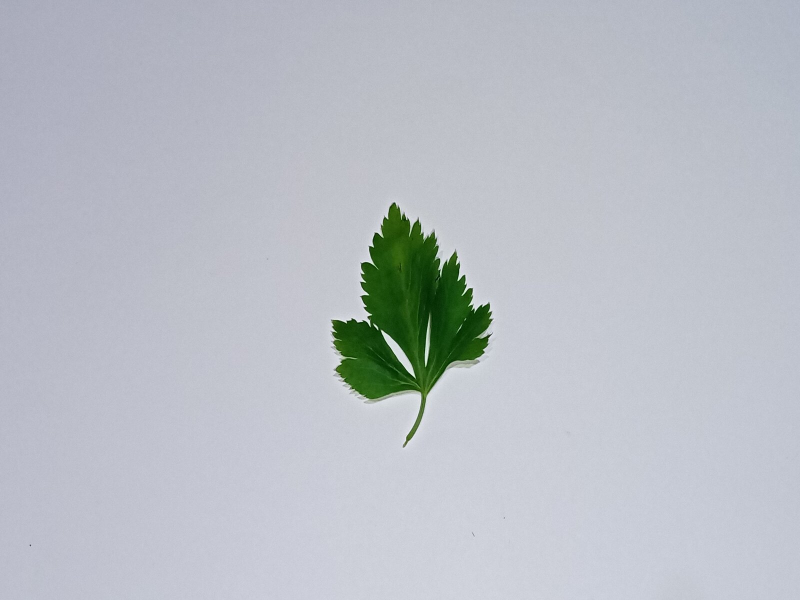
#> input picture Dataset/Tumbuhan/Seledri/001.jpg, 1600 x 1200 px, found by its file name (shown at 1/2 size)
$ python source_awal.py
#> lines starting #> are read from the running program, lines starting #| are printed output that depends on the picture; after the words box and inside, x2 and y2 are one past the last pixel; in counts of white or black regions, pixels touching at a corner belong together
import cv2


image = cv2.imread("Dataset/Seledri/001.jpg")   # membaca image
#> image is the input picture: shape (1200, 1600, 3); mean B, G, R 197.4, 189.9, 185.3
# [18 lines of commented-out code are left out]

cp_image = image.copy()                         # mengcopy image
# [24 lines of commented-out code are left out]

import numpy as np                                # adjust image contrast
# [26 lines of commented-out code are left out]

import glob
imdir = 'Dataset/Seledri/'
ext = ['png', 'jpg', 'gif']    # Add image formats here

files = []
[files.extend(glob.glob(imdir + '*.' + e)) for e in ext]

images = [cv2.imread(file) for file in files]
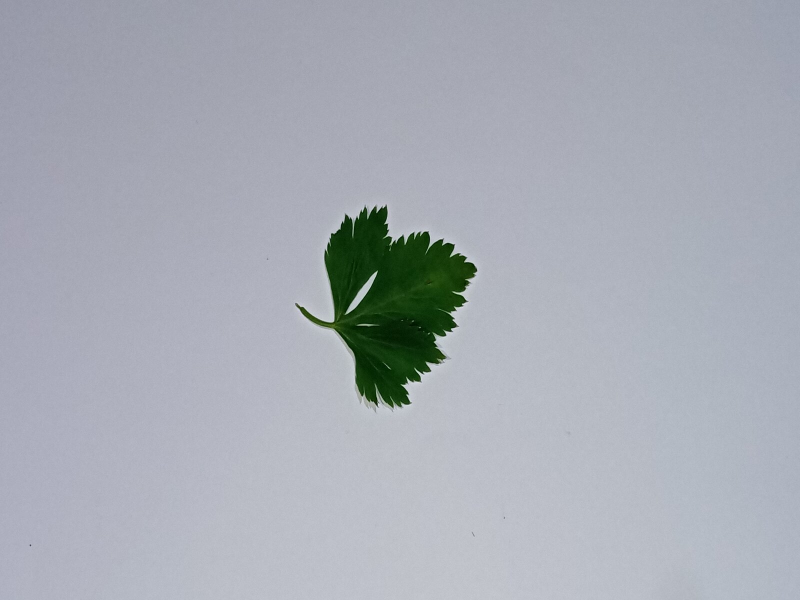
#> input picture Dataset/Tumbuhan/Seledri/002.jpg, 1600 x 1200 px (shown at 1/2 size)
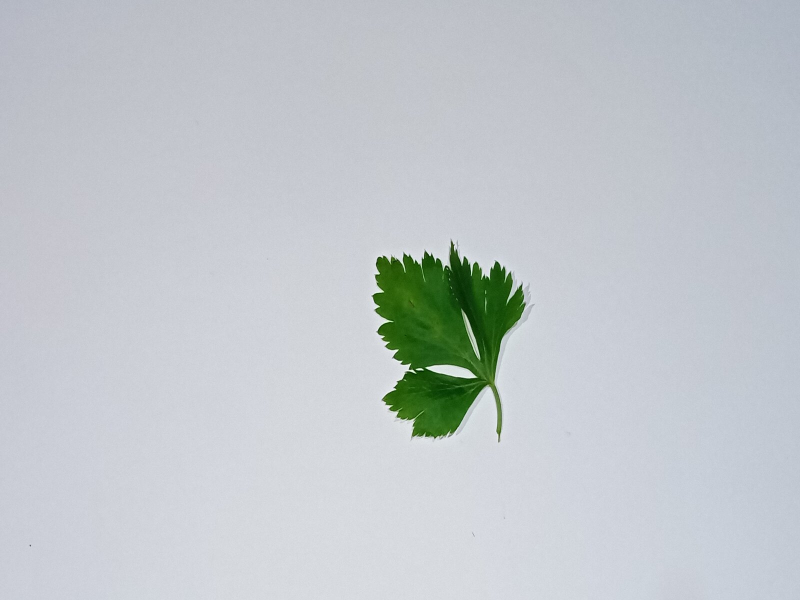
#> input picture Dataset/Tumbuhan/Seledri/003.jpg, 1600 x 1200 px (shown at 1/2 size)
#> images = 3 items

# adjust contrast to all of them nd save to different location
i = 1
for img in images:
    im_edges = cv2.Canny(img, 100, 200)
    # im_adjusted = cv2.addWeighted(img, 1.5, np.zeros(img.shape, img.dtype), 0, -100)
    im_name = "Dataset/Seledri_Edge/" + str(i) + ".jpg"
    cv2.imwrite(im_name, im_edges)
    i+=1
#> this loop made 3 passes
#> im_name on passes 1 to 3: 'Dataset/Seledri_Edge/1.jpg', 'Dataset/Seledri_Edge/2.jpg', 'Dataset/Seledri_Edge/3.jpg'
#> pass 1, `im_edges = cv2.Canny(img, 100, 200)`:
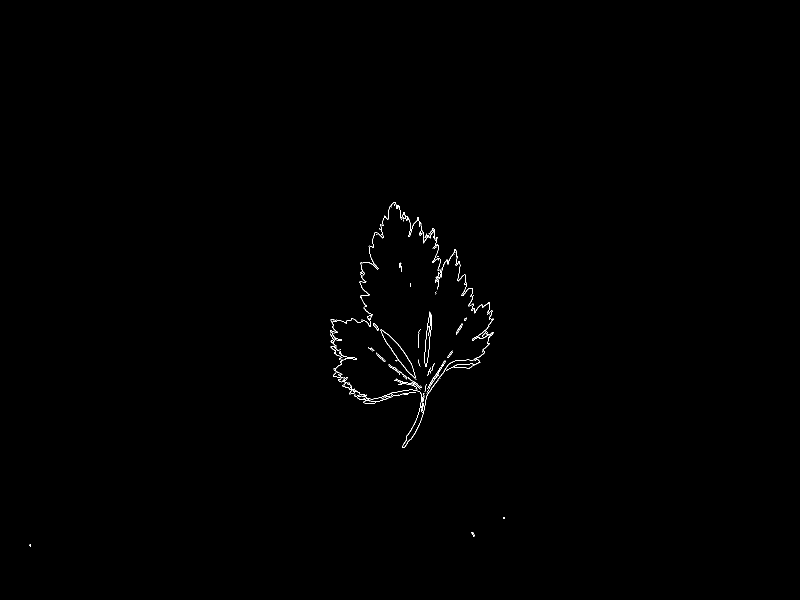
#> im_edges: shape (1200, 1600) (shown at 1/2 size); 0.27% white in thin lines or dots, all inside (x1, y1, x2, y2) = (59, 404, 1010, 1093)
#> pass 2, `im_edges = cv2.Canny(img, 100, 200)`:
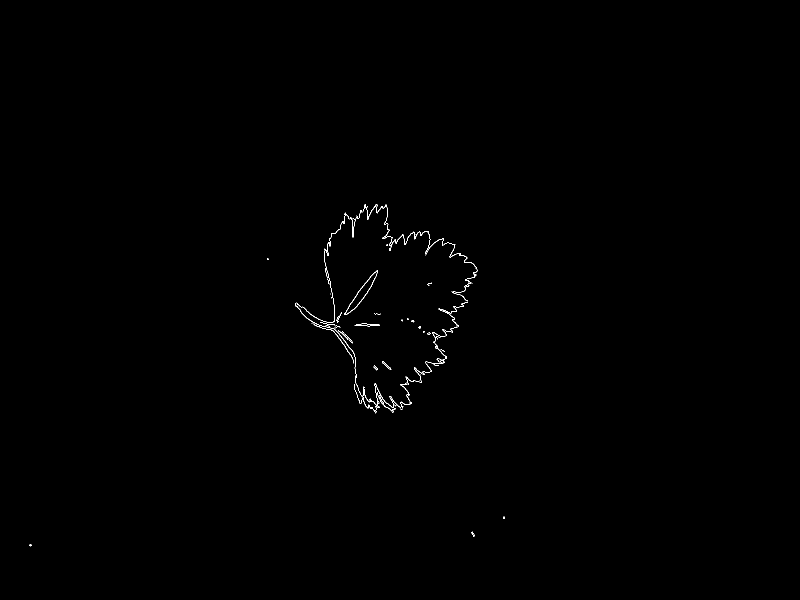
#> im_edges: shape (1200, 1600) (shown at 1/2 size); 0.22% white in thin lines or dots, all inside (x1, y1, x2, y2) = (59, 409, 1010, 1093)
#> pass 3, `im_edges = cv2.Canny(img, 100, 200)`:
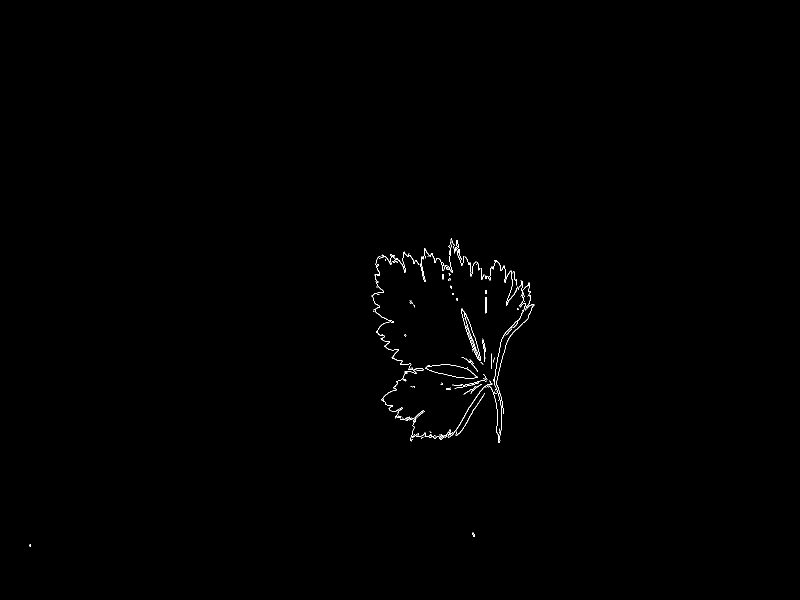
#> im_edges: shape (1200, 1600) (shown at 1/2 size); 0.28% white in thin lines or dots, all inside (x1, y1, x2, y2) = (59, 476, 1070, 1093)
#> after the loop, i = 4
